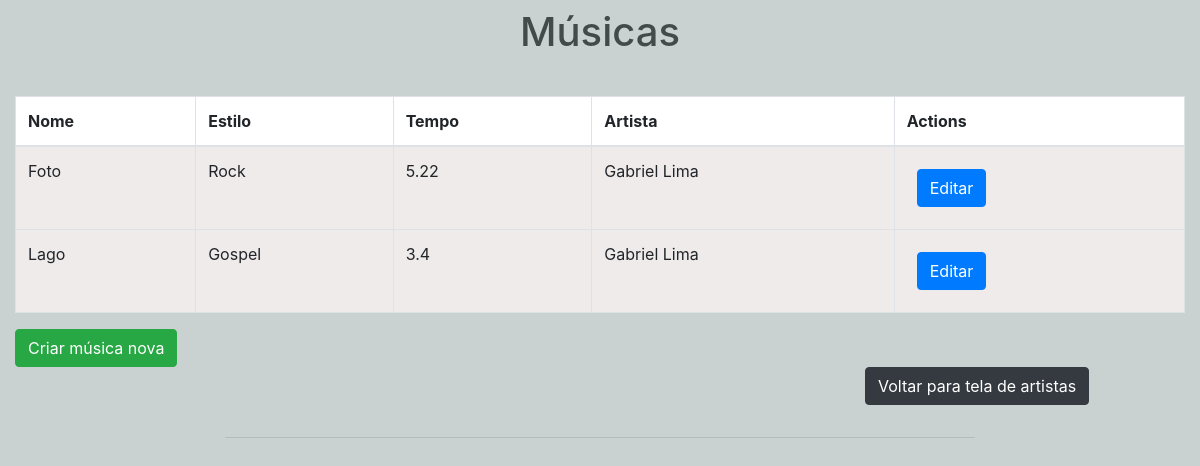
The app's page /artistas/3/ with its own data.
### artista/models.py (models this page shows, shortened)
class Musica(models.Model):
    nome_musica = models.CharField(max_length=100)
    e = (
        ("Rock", "Rock"),
        ("Gospel", "Gospel"),
        ("Pop", "Pop"),
    )
    estilo = models.CharField(max_length=50, choices=e,default="Gospel")
    tempo_duracao = models.FloatField()
    artista = models.ForeignKey(Artista, on_delete=models.SET_NULL, null=True)

class Artista(models.Model):
    nome = models.CharField(max_length=100)
    tp = (
        ("Banda", "Banda"),
        ("Coral", "Coral"),
        ("Solo", "Solo"),
    )
    tipo_de_musica = models.CharField(max_length=30, choices=tp,default="Solo")
    quantidade_de_musicas_lancadas = models.IntegerField()
    ano_do_primeiro_lancamento = models.IntegerField()
    foto = models.ImageField(null=True, blank=True)
    def __str__(self):
        return self.nome

### artista/views.py (the view)
# urls.py: path('artistas/<int:artista_id>/', list_musica, name='list_musica'),
def list_musica(request, artista_id):
    artistas = Artista.objects.get(id=artista_id)
    musicas = Musica.objects.filter(artista_id=artista_id)
    return render(request, 'musica.html', {'artistas': artistas , 'musicas': musicas})

### artista/templates/musica.html
{% extends 'base.html' %}
{% load crispy_forms_tags %}
{% block head %}
<h1 class="mt-2">Músicas</h1>
<div class="container">
    <div class="row">
        <table class="table table-bordered">
            <thead>
            <tr>
                <th scope="col">Nome</th>
                <th scope="col">Estilo</th>
                <th scope="col">Tempo</th>
                <th scope="col">Artista</th>
                <th scope="col">Actions</th>
            </tr>
            </thead>
            <tfoot>
                {% for musica in musicas %}
            <tr>
                <td>{{ musica.nome_musica }}</td>
                <td>{{ musica.estilo }}</td>
                <td>{{ musica.tempo_duracao }}</td>
                <td>{{ musica.artista }}</td>
                <td><a class="btn btn-primary" href="{% url 'editar_musica' musica.id %}">Editar</a></td>
            </tr>
            {% endfor %}
            </tfoot>
        </table>
        <a class="btn btn-success" href="{% url 'create_musica' %}">Criar música nova</a>
        <a class="btn btn-dark" href="{% url 'list_artista' %}">Voltar para tela de artistas</a>
        {% endblock %}

### artista/templates/base.html (style rules this page uses)
body { background-color:#C9D1D1; }
h1 { color: #434A4A; text-align: center; }
.container { padding: 2rem 0rem; }
thead, tfoot { background-color: rgb(240, 235, 235); }
thead > tr > th { position: sticky; top: -1px; background-color: white; }
td > a { margin: 10px; }
.btn-dark { margin-left: 850px; }

### records on screen
Musica: nome_musica "Foto", estilo "Rock", tempo_duracao "5.22", artista "Gabriel Lima"
Musica: nome_musica "Lago", estilo "Gospel", tempo_duracao "3.4", artista "Gabriel Lima"
